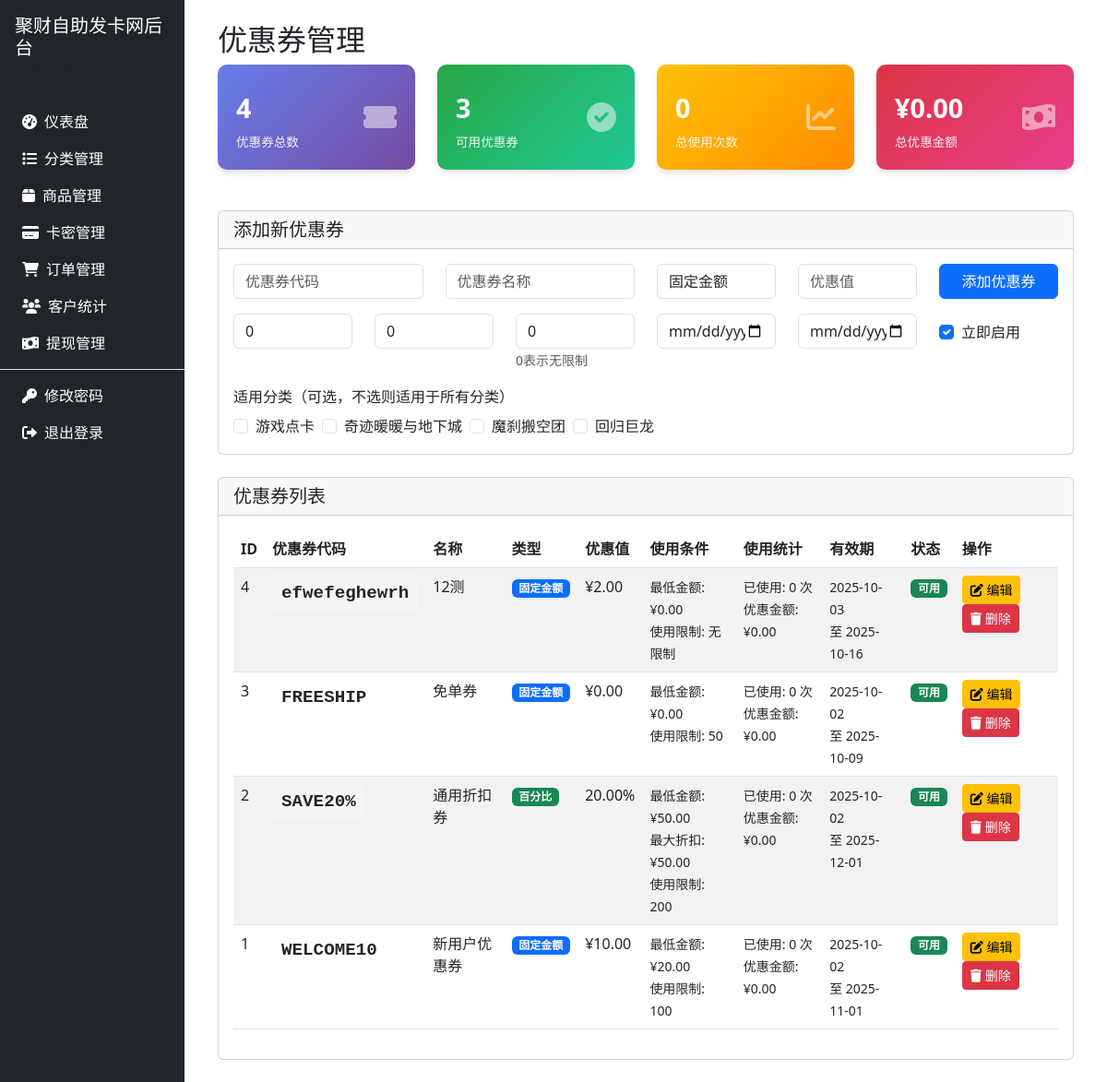
The app's page /admin/coupons.php (signed in) with its own data.
### tables this page shows
CREATE TABLE `categories` (
  `id` int(11) NOT NULL AUTO_INCREMENT,
  `name` varchar(100) NOT NULL,
  `description` text,
  `status` tinyint(4) DEFAULT '1',
  `sort_order` int(11) DEFAULT '0',
  `created_at` timestamp NULL DEFAULT CURRENT_TIMESTAMP,
  `balance` decimal(10,2) DEFAULT '0.00',
  `random_slug` varchar(50) DEFAULT NULL,
  PRIMARY KEY (`id`),
  KEY `idx_categories_slug` (`random_slug`)
);

CREATE TABLE `coupons` (
  `id` int(11) NOT NULL AUTO_INCREMENT,
  `code` varchar(50) NOT NULL,
  `name` varchar(100) NOT NULL,
  `type` enum('fixed','percent') DEFAULT 'fixed',
  `value` decimal(10,2) NOT NULL,
  `min_amount` decimal(10,2) DEFAULT '0.00',
  `max_discount` decimal(10,2) DEFAULT '0.00',
  `usage_limit` int(11) DEFAULT '0',
  `used_count` int(11) DEFAULT '0',
  `start_date` date DEFAULT NULL,
  `end_date` date DEFAULT NULL,
  `status` tinyint(4) DEFAULT '1',
  `applicable_categories` varchar(255) DEFAULT NULL,
  `created_at` timestamp NULL DEFAULT CURRENT_TIMESTAMP,
  PRIMARY KEY (`id`),
  UNIQUE KEY `code` (`code`)
);

### admin/coupons.php (the view, shortened to what the rows shown need)
<?php
require_once '../includes/functions.php';
$coupons = $pdo->query("SELECT * FROM coupons ORDER BY id DESC")->fetchAll();
$categories = $pdo->query("SELECT * FROM categories WHERE status = 1")->fetchAll();
$coupon_stats = [];
foreach ($coupons as $coupon) {
    $stmt = $pdo->prepare("SELECT COUNT(*) as usage_count, SUM(discount_amount) as total_discount FROM coupon_usage WHERE coupon_id = ?");
    $stmt->execute([$coupon['id']]);
    $stats = $stmt->fetch(PDO::FETCH_ASSOC);
    $coupon_stats[$coupon['id']] = $stats;
}
?>
<!DOCTYPE html>
<html lang="zh-CN">
<head>
    <link href="https://cdn.jsdelivr.net/npm/bootstrap@5.3.0-alpha1/dist/css/bootstrap.min.css" rel="stylesheet">
    <link rel="stylesheet" href="https://cdnjs.cloudflare.com/ajax/libs/font-awesome/6.0.0/css/all.min.css">
</head>
<body>
    <div class="container-fluid">
        <div class="row">
            <div class="col-md-10">
                <div class="p-4">
                    <h2>优惠券管理</h2>
                    <div class="card mb-4">
                        <div class="card-body">
                            <form method="POST">
                                <div class="row mt-3">
                                    <div class="col-12">
                                        <div class="d-flex flex-wrap gap-2">
                                            <?php foreach ($categories as $category): ?>
                                            <div class="form-check">
                                                <input class="form-check-input" type="checkbox" name="categories[]" value="<?php echo $category['id']; ?>" id="cat_<?php echo $category['id']; ?>">
                                                <label class="form-check-label" for="cat_<?php echo $category['id']; ?>">
                                                    <?php echo htmlspecialchars($category['name']); ?>
                                                </label>
                                            </div>
                                            <?php endforeach; ?>
                                        </div>
                                    </div>
                                </div>
                            </form>
                        </div>
                    </div>
                    <div class="card">
                        <div class="card-body">
                            <div class="table-responsive">
                                <table class="table table-striped table-hover">
                                    <thead>
                                        <tr>
                                            <th>ID</th>
                                            <th>优惠券代码</th>
                                            <th>名称</th>
                                            <th>类型</th>
                                            <th>优惠值</th>
                                            <th>使用条件</th>
                                            <th>使用统计</th>
                                            <th>有效期</th>
                                            <th>状态</th>
                                            <th>操作</th>
                                        </tr>
                                    </thead>
                                    <tbody>
                                        <?php foreach ($coupons as $coupon):
                                            $is_expired = $coupon['end_date'] && $coupon['end_date'] < date('Y-m-d');
                                            $is_limited = $coupon['usage_limit'] && $coupon['used_count'] >= $coupon['usage_limit'];
                                            $stats = $coupon_stats[$coupon['id']] ?? ['usage_count' => 0, 'total_discount' => 0];
                                        ?>
                                        <tr class="<?php echo $is_expired ? 'expired' : ''; ?>">
                                            <td><?php echo $coupon['id']; ?></td>
                                            <td>
                                                <span class="coupon-code"><?php echo $coupon['code']; ?></span>
                                            </td>
                                            <td><?php echo htmlspecialchars($coupon['name']); ?></td>
                                            <td>
                                                <span class="badge bg-<?php echo $coupon['type'] == 'fixed' ? 'primary' : 'success'; ?>">
                                                    <?php echo $coupon['type'] == 'fixed' ? '固定金额' : '百分比'; ?>
                                                </span>
                                            </td>
                                            <td>
                                                <?php if ($coupon['type'] == 'fixed'): ?>
                                                ¥<?php echo number_format($coupon['value'], 2); ?>
                                                <?php else: ?>
                                                <?php echo $coupon['value']; ?>%
                                                <?php endif; ?>
                                            </td>
                                            <td>
                                                <small>
                                                    最低金额: ¥<?php echo number_format($coupon['min_amount'], 2); ?><br>
                                                    <?php if ($coupon['type'] == 'percent'): ?>
                                                    最大折扣: ¥<?php echo number_format($coupon['max_discount'], 2); ?><br>
                                                    <?php endif; ?>
                                                    使用限制: <?php echo $coupon['usage_limit'] ?: '无限制'; ?>
                                                </small>
                                            </td>
                                            <td>
                                                <small>
                                                    已使用: <?php echo $stats['usage_count']; ?> 次<br>
                                                    优惠金额: ¥<?php echo number_format($stats['total_discount'], 2); ?>
                                                </small>
                                            </td>
                                            <td>
                                                <small>
                                                    <?php echo $coupon['start_date'] ?: '无限制'; ?> <br>
                                                    至 <?php echo $coupon['end_date'] ?: '无限制'; ?>
                                                </small>
                                            </td>
                                            <td>
                                                <span class="badge bg-<?php
                                                    if (!$coupon['status']) echo 'secondary';
                                                    elseif ($is_expired) echo 'warning';
                                                    elseif ($is_limited) echo 'info';
                                                    else echo 'success';
                                                ?>">
                                                    <?php
                                                    if (!$coupon['status']) echo '禁用';
                                                    elseif ($is_expired) echo '已过期';
                                                    elseif ($is_limited) echo '已用完';
                                                    else echo '可用';
                                                    ?>
                                                </span>
                                            </td>
                                            <td>
                                                <button class="btn btn-sm btn-warning" data-bs-toggle="modal"
                                                        data-bs-target="#editModal"
                                                        data-id="<?php echo $coupon['id']; ?>"
                                                        data-code="<?php echo htmlspecialchars($coupon['code']); ?>"
                                                        data-name="<?php echo htmlspecialchars($coupon['name']); ?>"
                                                        data-type="<?php echo $coupon['type']; ?>"
                                                        data-value="<?php echo $coupon['value']; ?>"
                                                        data-min-amount="<?php echo $coupon['min_amount']; ?>"
                                                        data-max-discount="<?php echo $coupon['max_discount']; ?>"
                                                        data-usage-limit="<?php echo $coupon['usage_limit']; ?>"
                                                        data-start-date="<?php echo $coupon['start_date']; ?>"
                                                        data-end-date="<?php echo $coupon['end_date']; ?>"
                                                        data-status="<?php echo $coupon['status']; ?>"
                                                        data-categories="<?php echo $coupon['applicable_categories']; ?>">
                                                    <i class="fas fa-edit"></i> 编辑
                                                </button>
                                                <a href="coupons.php?delete=<?php echo $coupon['id']; ?>"
                                                   class="btn btn-sm btn-danger"
                                                   onclick="return confirm('确定删除这个优惠券吗？')">
                                                    <i class="fas fa-trash"></i> 删除
                                                </a>
                                            </td>
                                        </tr>
                                        <?php endforeach; ?>
                                    </tbody>
                                </table>
                            </div>
                        </div>
                    </div>
                </div>
            </div>
        </div>
    </div>
</body>
</html>

### records on screen
categories: name "游戏点卡"
categories: name "奇迹暖暖与地下城"
categories: name "魔刹搬空团"
categories: name "回归巨龙"
coupons: id "4", code "efwefeghewrh", name "12测", type "固定金额", value "2.00", min_amount "0.00", usage_limit "无限制", usage_count "0", total_discount "0.00", start_date "2025-10-03", end_date "2025-10-16", status "可用"
coupons: id "3", code "FREESHIP", name "免单券", type "固定金额", value "0.00", min_amount "0.00", usage_limit "50", usage_count "0", total_discount "0.00", start_date "2025-10-02", end_date "2025-10-09", status "可用"
coupons: id "2", code "SAVE20%", name "通用折扣券", type "百分比", value "20.00", min_amount "50.00", max_discount "50.00", usage_limit "200", usage_count "0", total_discount "0.00", start_date "2025-10-02", end_date "2025-12-01", status "可用"
coupons: id "1", code "WELCOME10", name "新用户优惠券", type "固定金额", value "10.00", min_amount "20.00", usage_limit "100", usage_count "0", total_discount "0.00", start_date "2025-10-02", end_date "2025-11-01", status "可用"

### other values on screen
SITE_NAME "聚财自助发卡网"
count($coupons) "4"
$active_count "3"
$total_usage "0"
$total_discount "0.00"
